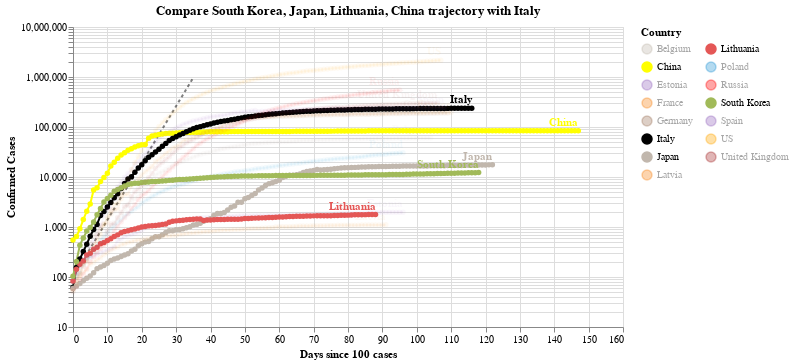

Notebook cell for this chart:
### Code cell
#hide_input
chart3 = make_since_chart(dff2, ['South Korea', 'Japan', 'Lithuania', 'China'], baseline_countries)
chart3

### Figure 1 — Vega-Lite specification as saved in the notebook (floating-point values rounded to 4 significant figures; data arrays with more than 128 entries replaced by an {"elided": "..."} marker saying what was removed)
{"config": {"view": {"continuousWidth": 400, "continuousHeight": 300}}, "layer": [{"data": {"name": "data-628230001892d6798b50651be41d1b3e"}, "mark": {"type": "line", "color": "black", "opacity": 0.5, "strokeDash": [3, 3]}, "encoding": {"x": {"type": "quantitative", "field": "Days since 100 cases"}, "y": {"type": "quantitative", "field": "Confirmed Cases"}}}, {"data": {"name": "data-4d87737737def58112822259212367cd"}, "mark": {"type": "line", "point": true}, "encoding": {"color": {"type": "nominal", "field": "Country", "legend": {"columns": 2}, "scale": {"domain": ["Belgium", "China", "Estonia", "France", "Germany", "Italy", "Japan", "Latvia", "Lithuania", "Poland", "Russia", "South Korea", "Spain", "US", "United Kingdom"], "range": ["#C1B7AD", "yellow", "#9467bd", "#F58518", "#9D755D", "black", "#C1B7AD", "#F58518", "#E45756", "#2495D3", "red", "#A1BA59", "#9467bd", "orange", "brown"]}}, "opacity": {"condition": {"value": 1, "selection": "selector001"}, "value": 0.05}, "tooltip": [{"type": "nominal", "field": "Country"}, {"type": "temporal", "field": "Date"}, {"type": "quantitative", "field": "Confirmed Cases"}, {"type": "quantitative", "field": "Days since 100 cases"}], "x": {"type": "quantitative", "field": "Days since 100 cases"}, "y": {"type": "quantitative", "field": "Confirmed Cases", "scale": {"type": "log"}}}, "selection": {"selector001": {"type": "multi", "fields": ["Country"], "bind": "legend", "init": [{"Country": "South Korea"}, {"Country": "Japan"}, {"Country": "Lithuania"}, {"Country": "China"}, {"Country": "Italy"}]}}, "width": 550}, {"data": {"name": "data-4d87737737def58112822259212367cd"}, "mark": {"type": "text", "align": "right", "dy": -8, "fontWeight": "bold"}, "encoding": {"color": {"type": "nominal", "field": "Country", "legend": {"columns": 2}, "scale": {"domain": ["Belgium", "China", "Estonia", "France", "Germany", "Italy", "Japan", "Latvia", "Lithuania", "Poland", "Russia", "South Korea", "Spain", "US", "United Kingdom"], "range": ["#C1B7AD", "yellow", "#9467bd", "#F58518", "#9D755D", "black", "#C1B7AD", "#F58518", "#E45756", "#2495D3", "red", "#A1BA59", "#9467bd", "orange", "brown"]}}, "opacity": {"condition": {"value": 1, "selection": "selector001"}, "value": 0.05}, "text": {"type": "nominal", "field": "Country"}, "tooltip": [{"type": "nominal", "field": "Country"}, {"type": "temporal", "field": "Date"}, {"type": "quantitative", "field": "Confirmed Cases"}, {"type": "quantitative", "field": "Days since 100 cases"}], "x": {"type": "quantitative", "field": "Days since 100 cases"}, "y": {"type": "quantitative", "field": "Confirmed Cases", "scale": {"type": "log"}}}, "transform": [{"filter": "(datum['Date'] >= 1592352000000)"}], "width": 550}], "title": "Compare South Korea, Japan, Lithuania, China trajectory with Italy", "$schema": "https://vega.github.io/schema/vega-lite/v4.0.2.json", "datasets": {"data-628230001892d6798b50651be41d1b3e": [{"Days since 100 cases": 0, "Confirmed Cases": 100.0}, {"Days since 100 cases": 1, "Confirmed Cases": 130.0}, {"Days since 100 cases": 2, "Confirmed Cases": 169.0}, {"Days since 100 cases": 3, "Confirmed Cases": 219.7}, {"Days since 100 cases": 4, "Confirmed Cases": 285.6}, {"Days since 100 cases": 5, "Confirmed Cases": 371.3}, {"Days since 100 cases": 6, "Confirmed Cases": 482.7}, {"Days since 100 cases": 7, "Confirmed Cases": 627.5}, {"Days since 100 cases": 8, "Confirmed Cases": 815.7}, {"Days since 100 cases": 9, "Confirmed Cases": 1060.0}, {"Days since 100 cases": 10, "Confirmed Cases": 1379.0}, {"Days since 100 cases": 11, "Confirmed Cases": 1792.0}, {"Days since 100 cases": 12, "Confirmed Cases": 2330.0}, {"Days since 100 cases": 13, "Confirmed Cases": 3029.0}, {"Days since 100 cases": 14, "Confirmed Cases": 3937.0}, {"Days since 100 cases": 15, "Confirmed Cases": 5119.0}, {"Days since 100 cases": 16, "Confirmed Cases": 6654.0}, {"Days since 100 cases": 17, "Confirmed Cases": 8650.0}, {"Days since 100 cases": 18, "Confirmed Cases": 11250.0}, {"Days since 100 cases": 19, "Confirmed Cases": 14620.0}, {"Days since 100 cases": 20, "Confirmed Cases": 19000.0}, {"Days since 100 cases": 21, "Confirmed Cases": 24710.0}, {"Days since 100 cases": 22, "Confirmed Cases": 32120.0}, {"Days since 100 cases": 23, "Confirmed Cases": 41750.0}, {"Days since 100 cases": 24, "Confirmed Cases": 54280.0}, {"Days since 100 cases": 25, "Confirmed Cases": 70560.0}, {"Days since 100 cases": 26, "Confirmed Cases": 91730.0}, {"Days since 100 cases": 27, "Confirmed Cases": 119300.0}, {"Days since 100 cases": 28, "Confirmed Cases": 155000.0}, {"Days since 100 cases": 29, "Confirmed Cases": 201500.0}, {"Days since 100 cases": 30, "Confirmed Cases": 262000.0}, {"Days since 100 cases": 31, "Confirmed Cases": 340600.0}, {"Days since 100 cases": 32, "Confirmed Cases": 442800.0}, {"Days since 100 cases": 33, "Confirmed Cases": 575600.0}, {"Days since 100 cases": 34, "Confirmed Cases": 748300.0}, {"Days since 100 cases": 35, "Confirmed Cases": 972800.0}], "data-4d87737737def58112822259212367cd": {"elided": "1628 records"}}}
